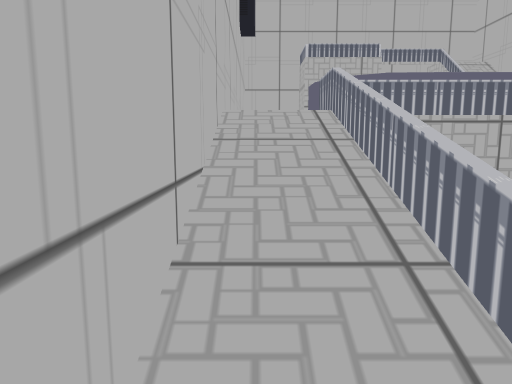
View 1 (above)

22 first-person views from a walk through a 3-D level made in the Unity game engine. The camera is 1.5 m above the floor, tilts 8° down and sees 70° across. The floor is counted in squares, 1 m on a side. Each view is taken from the middle of a square. On the plan, view 1 faces up. The plan holds only what a view shows up to about 16 squares ahead; the rest is blank. The place goes on beyond the plan. Some animated figures are not drawn.

View 2
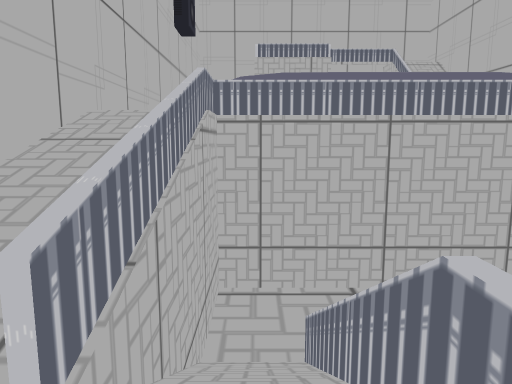

View 3
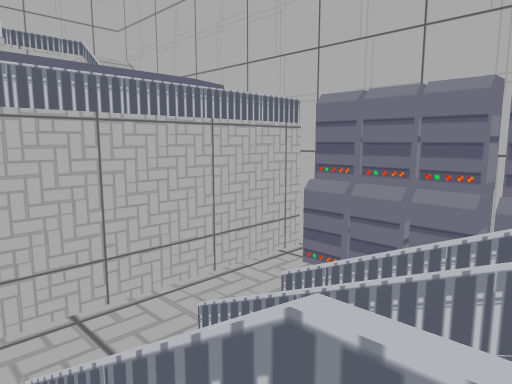

View 4
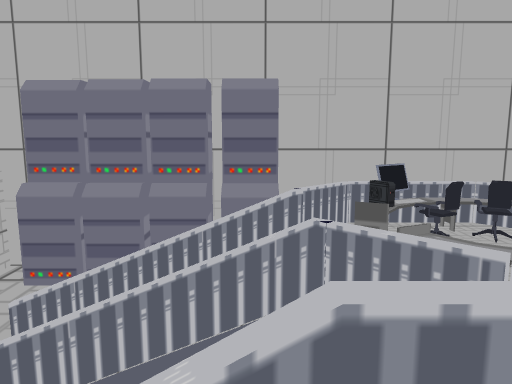

View 5
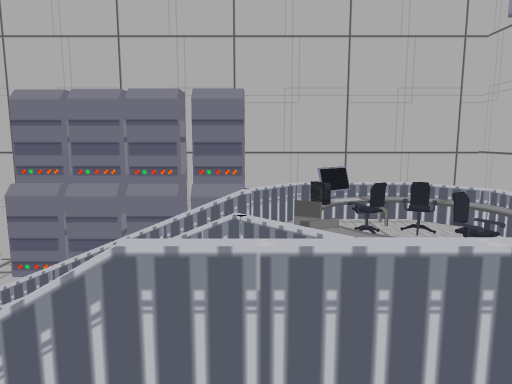

View 6
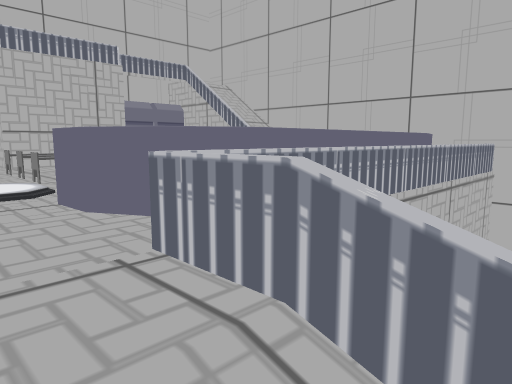

View 7
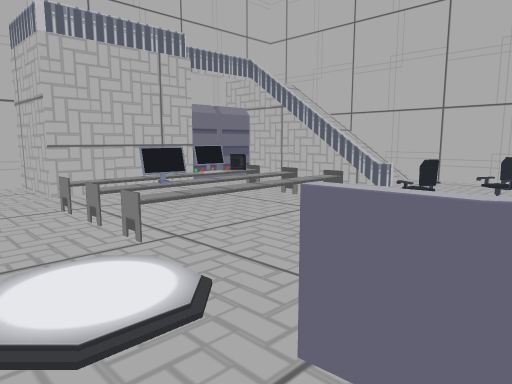

View 8
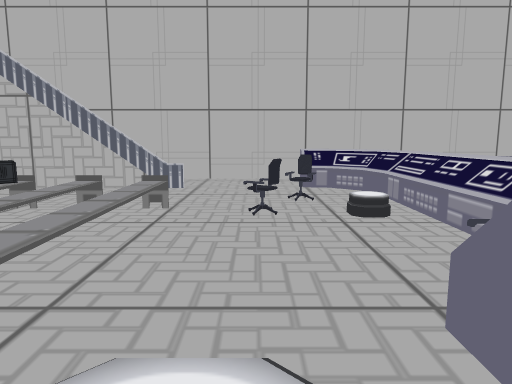

View 9
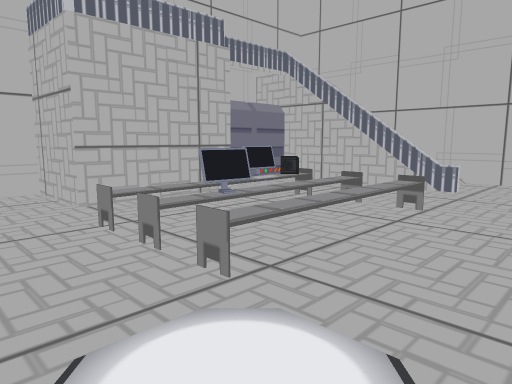

View 10
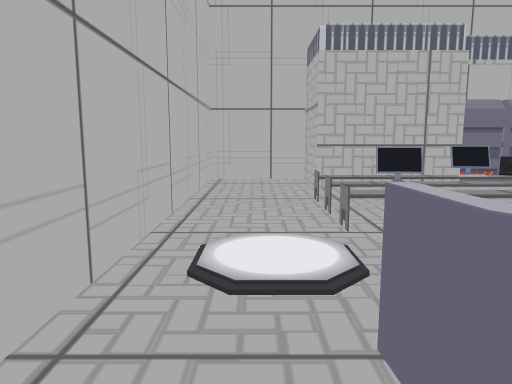

View 11
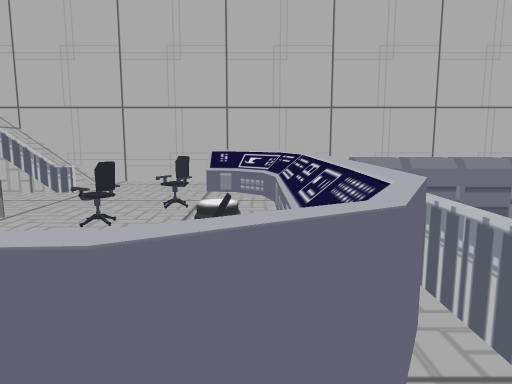

View 12
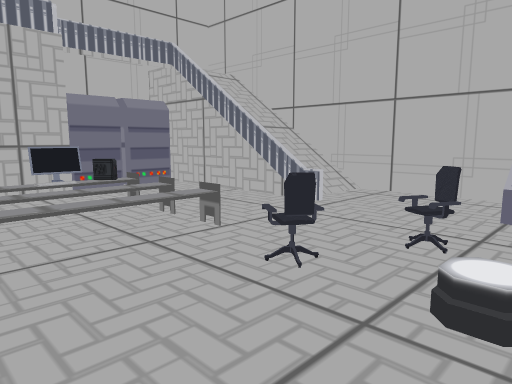

View 13
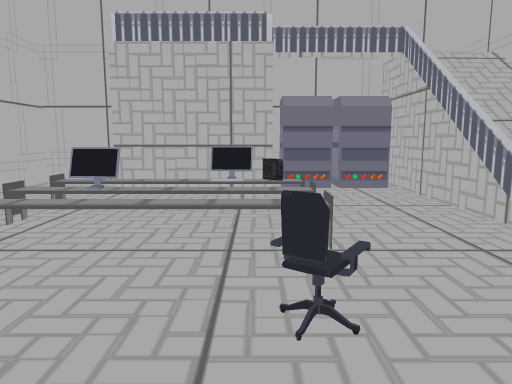

View 14
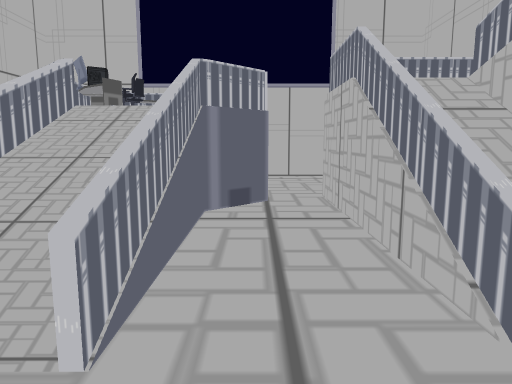

View 15
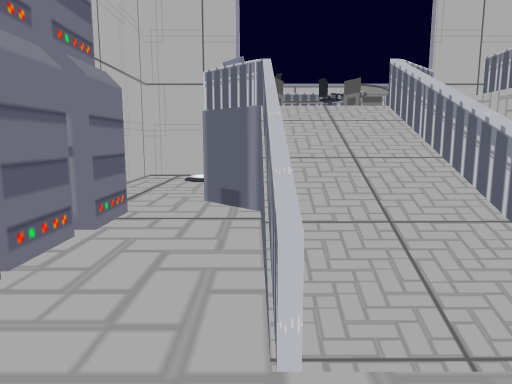

View 16
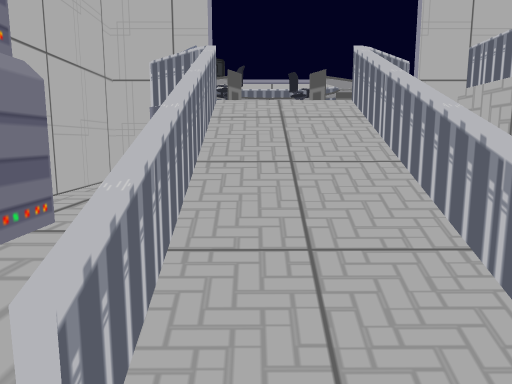

View 17
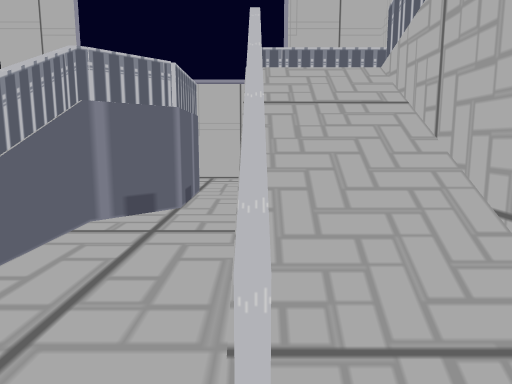

View 18
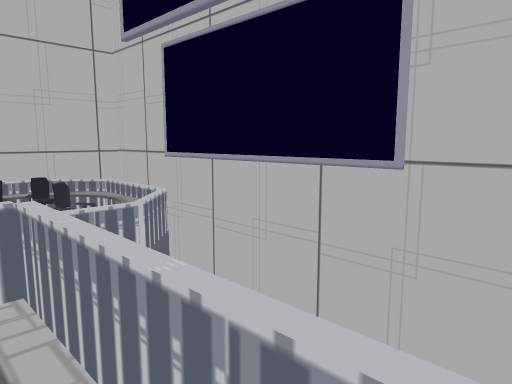

View 19
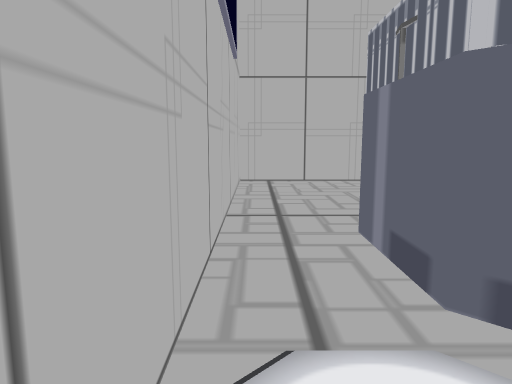

View 20
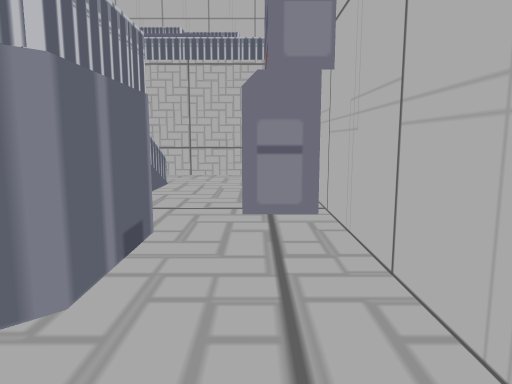

View 21
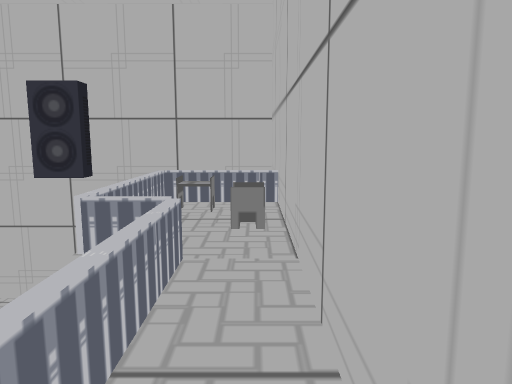

View 22
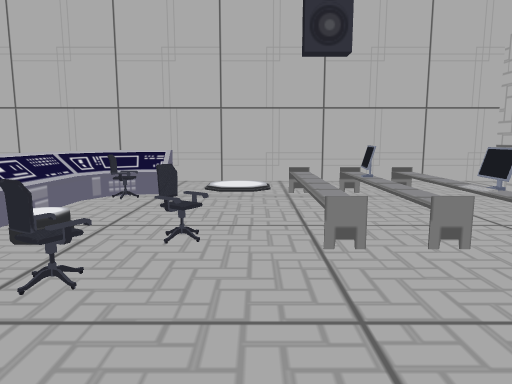

### Floor plan
Key: @ floor where view 1 was taken; # wall or solid block; . main floor; - floor 2.25 m lower than the main floor; _ floor 2.75 m lower than the main floor; : floor 4.25 m higher than the main floor; < floor 4.75 m lower than the main floor; ( floor 5 m lower than the main floor; / step, stairs or slope; = window, fence, low wall or low ledge; ^ raised ledge; v drop or lower ground; S server; T table; C computer; H chair; R railing; M monitor; O other object.
Columns run from 1 left of view 1 to 15 right of it. Each row starts with its distance up from view 1.
 26 v###vvvv########v
 25 #...# TT:::: :  #
 24 #...#T::RRSSR#::#
 23 #...##RRR....#//#
 22 #............#//#
 21 #............#//#
 20 #...TTTOCT...#//#
 19 #...TMTTTT...#//#
 18 #............=//#
 17 #...TTTTTT...=..#
 16 #...............#
 15 #.......HH......#
 14 #.........HH....#
 13 #..^HH.......^= #
 12 #..^H.......^^  #
 11 # ..^^^^^^^^^.  #
 10 #..=#########===v
  9 #..=((((((((((((
  8 #//=((((((((((#
  7 #//=((((=((=((#
  6 #//=/=((=//=((#
  5 #//=/=((=//=((#Sv
  4 #//=/=((=//=((#
  3 #//=/=((=//=((SSv
  2 #//=/=((=//=((###
  1 #  --=((=__=((((#
  0  @ --=(#TTTC#(((#
 -1 #====#(#T_HO#(((#
 -2 #(   ((#HHHH#(((#
 -3 #((((((#TH#T#(((#
 -4 #(((((((####((((#
 -5 #(((((((((((< ((#
 -6 #(((((((((((/ ((#
 -7 v###############v

Positions as (right, up) in squares from view 1, and headings:
1: (0, 0), facing up
2: (3, 0), facing up
3: (3, 1), facing up-right
4: (3, 2), facing right
5: (2, 1), facing right
6: (0, 7), facing up-right
7: (0, 12), facing up-right
8: (0, 15), facing right
9: (0, 14), facing up-right
10: (1, 11), facing up
11: (1, 12), facing right
12: (4, 12), facing up-right
13: (7, 12), facing up
14: (6, 9), facing down
15: (10, 9), facing down
16: (9, 8), facing down
17: (4, 8), facing down
18: (0, 0), facing down-right
19: (13, -6), facing left
20: (13, -6), facing up
21: (12, 25), facing left
22: (13, 16), facing left
